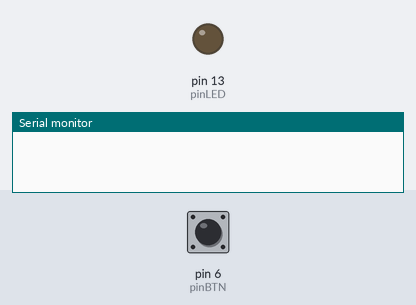
Bench run of a sketch on a simulated Arduino Uno, built with avr-gcc and run on an emulated ATmega328P. Parts: output pins drawn as LEDs (lit = HIGH), the last lines printed to the serial monitor. The test bench sets the inputs (shaded band); at power-on: pin 6 (pinBTN) HIGH.

Above: at 1.2 s.
1.3 s: pin 6 (pinBTN) pulled LOW for 0.15 s
At 2.3 s:
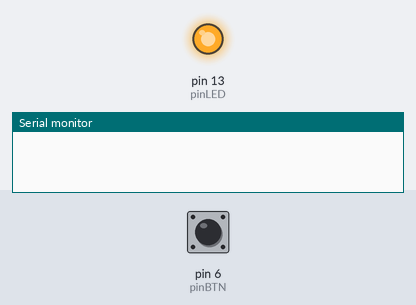
2.9 s: pin 6 (pinBTN) pulled LOW for 1 s
At 3.5 s:
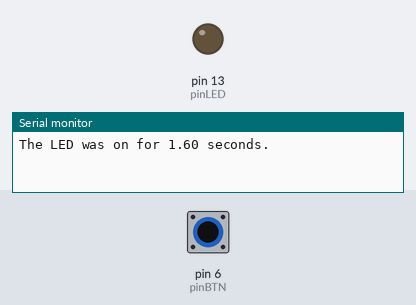
5.4 s: pin 6 (pinBTN) pulled LOW for 3.2 s
At 6.6 s:
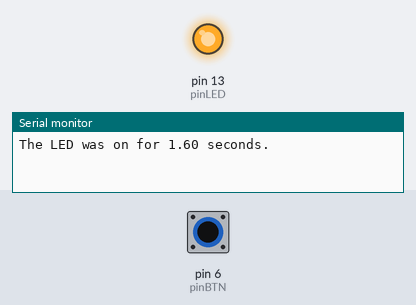
Timing chart, 0 to 26.8 s (numbered marks = the images above; inputs shaded):
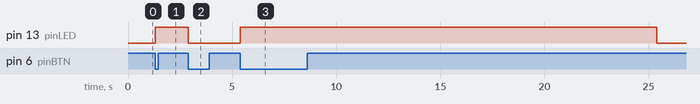

Measured:
- after the input at 1.3 s, pin 13 (pinLED): LOW → HIGH at once
- after the input at 2.9 s, pin 13 (pinLED): HIGH → LOW at once
- after the input at 5.4 s, pin 13 (pinLED): LOW → HIGH at once, → LOW 20.0 s later

The sketch:

SaveEnergy.ino
```cpp
int sensorVALUE;
int lastsensorVALUE = 1;
bool LEDstate = false;
unsigned long LEDtime;
int pinLED = 13;
int pinBTN = 6;
float timeinSECONDS;

void setup()
{
  Serial.begin(9600);
  pinMode(pinLED, OUTPUT);
  pinMode(pinBTN, INPUT);
  digitalWrite(pinLED, LOW);
}

void loop()
{
  sensorVALUE = digitalRead(pinBTN);
  if(sensorVALUE == 0 && lastsensorVALUE == 1){
    digitalWrite(pinLED, HIGH);
    LEDstate = true;
    LEDtime = millis();
  }
  lastsensorVALUE = sensorVALUE;
  while(LEDstate == true){
    if(millis() - LEDtime < 20000){
      sensorVALUE = digitalRead(pinBTN);
      if(sensorVALUE == 0 && lastsensorVALUE == 1){
        digitalWrite(pinLED, LOW);
        LEDstate = false;
        timeinSECONDS = (millis()-LEDtime)/1000.000;
        Serial.print("The LED was on for ");
        Serial.print(timeinSECONDS);
        Serial.println(" seconds.");
      }
      lastsensorVALUE = sensorVALUE;
    }
    else{
      digitalWrite(pinLED, LOW);
      LEDstate = false;
      Serial.println("The LED was on for 20 seconds.");
    }
  }
}
```
